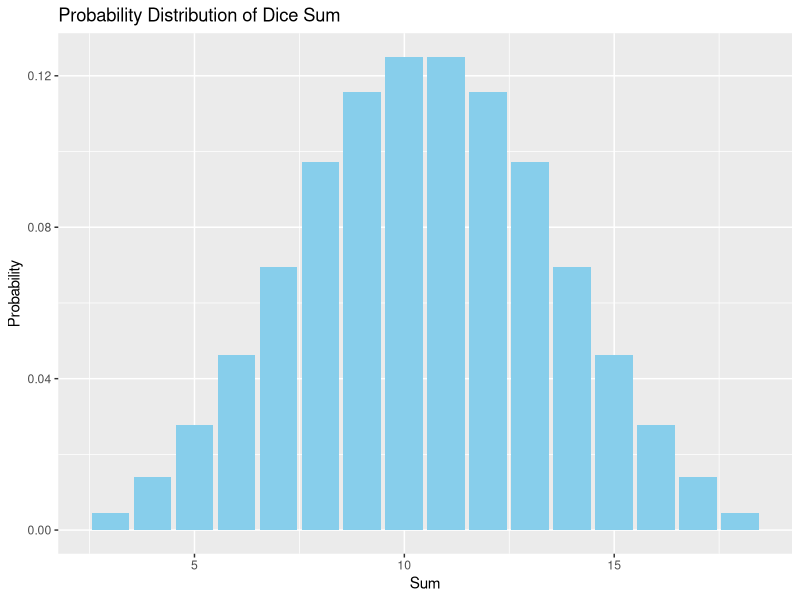
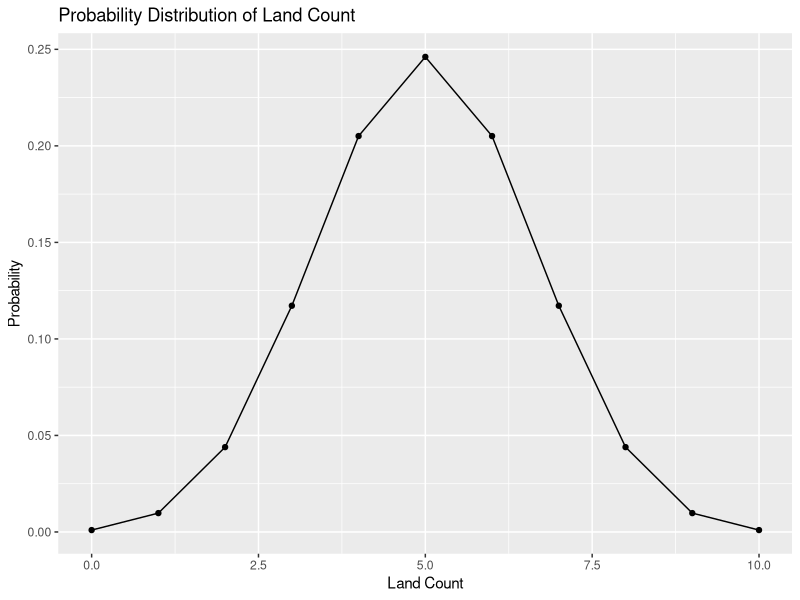
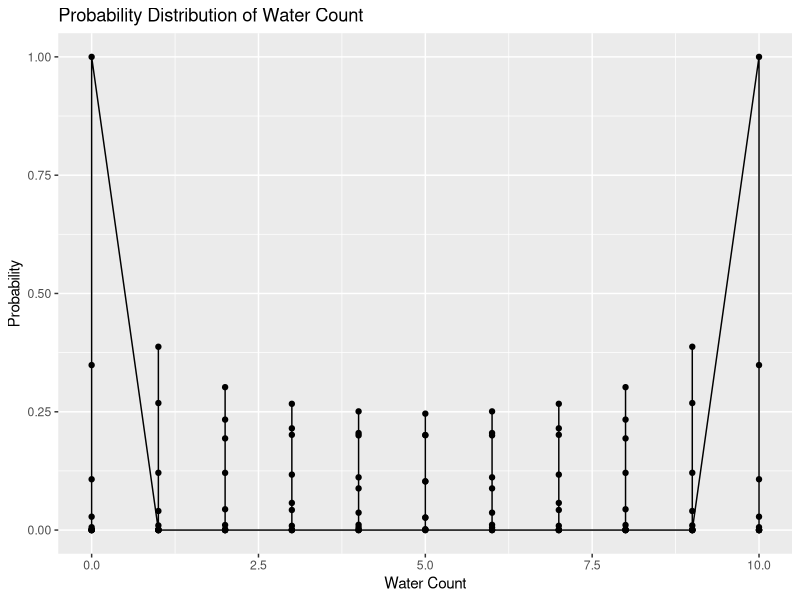

Recreate these plots in R, in order.
#Introduction to Bayesian Data Analysis - Assignment 1
#Ecem Nur Karagöz 

# load packages here
library(dplyr)

#Task Set 1
#For tasks 1.1-1.3, assume you throw 3 dice – normal dice with 6 sides each ;)

#Task 1.1
#Create a data frame with all possible combinations (outcomes) that can result
#from throwing all the dice. (Each row should represent one possible outcome.) 
#Print the first and last 10 rows of the data frame and 
#state how many possible outcomes there are.

# write code here
dice_values <- 1:6
all_combinations <- expand.grid(dice_values, dice_values, dice_values)
print(head(all_combinations, 10))  # First 10 rows of the data frame
print(tail(all_combinations, 10))  # Last 10 rows of the data frame

# Count total possible outcomes
total_outcomes <- nrow(all_combinations)
cat("Total possible outcomes:", total_outcomes, "\n")

#Task 1.2
#Create a data frame showing all possible sums that can result from throwing the three dice
#along with their probabilities. Report the results in a summary table (data frame) and a plot
#(visual graph).

#write code here
# Add a column for the sum of dice values
all_combinations$sum <- rowSums(all_combinations)

# Total number with their probabilities
sum_table <- all_combinations %>%
  group_by(sum) %>%
  summarise(count = n()) %>%
  mutate(probability = count / total_outcomes)

# Summary table
print(sum_table)

# Visual graph
library(ggplot2)
ggplot(sum_table, aes(x = sum, y = probability)) +
  geom_bar(stat = "identity", fill = "skyblue") +
  labs(x = "Sum", y = "Probability", title = "Probability Distribution of Dice Sum")

#Task 1.3
#Compute the probability that the sum is ≥ 10, given that at least one of the dice shows a 3.

# write code here
# Probability of at least one dice showing a 3
at_least_one_3 <- 1 - (5/6)^3

# Probability that the total is at least 10 and at least one dice rolls 3
prob_sum_at_least_10_given_3 <- sum_table %>%
  filter(sum >= 10) %>%
  summarise(probability = sum(probability))

# Print the result
cat("The probability of the sum being at least 10, if at least one dice shows a 3:", prob_sum_at_least_10_given_3$probability, "\n")

#Task Set 2
#For Task 2.1-2.3, assume you toss a globe 10 times, leading to either land or water.

#Task 2.1
#Compute the probability of all possible numbers of occurrence of land, given the candidate
#proportion of .5. Report the results in a summary table and a plot and indicate whether the
#plot shows a probability distribution or a likelihood function.

#write code here
L <- "land"
W <- "water"

compute_land_probabilities <- function(n, p) {
  land_counts <- 0:n
  probabilities <- dbinom(land_counts, n, p)
  return(data.frame(Land_Count = land_counts, Probability = probabilities))
}

# Given rate and number of tosses
p <- 0.5
n <- 10

# Calculate probabilities
land_probabilities <- compute_land_probabilities(n, p)

# Print the summary table
print(land_probabilities)

# Visualize probability distribution
ggplot(land_probabilities, aes(x = Land_Count, y = Probability)) +
  geom_point() +
  geom_line() +
  labs(x = "Land Count", y = "Probability", title = "Probability Distribution of Land Count")

#Task 2.2

#Assume you observe 7 water. Take the candidate proportions of land cp = 0, 0.1, 0.2, 0.3, 0.4,
#0.5, 0.6, 0.7, 0.8, 0.9, 1. For each of these candidates, compute the probability of observing 7
#water. Report the results in a summary table and a plot and indicate whether the plot shows
#a probability distribution or a likelihood function.

#write code here
# Calculate probabilities for each candidate proportion
compute_water_probabilities <- function(n, cp) {
  water_counts <- 0:n
  probabilities <- dbinom(water_counts, n, 1 - cp)
  return(data.frame(Water_Count = water_counts, Probability = probabilities))
}

# Number of observed water
observed_water <- 7

# Candidate proportions
candidate_proportions <- seq(0, 1, by = 0.1)

# Calculate probabilities
water_probabilities_list <- lapply(candidate_proportions, function(cp) {
  compute_water_probabilities(n, cp)
})

# Create a data frame
water_probabilities_df <- do.call(rbind, water_probabilities_list)

# Print the summary table
print(head(water_probabilities_df))

# Visualize probability distribution
ggplot(water_probabilities_df, aes(x = Water_Count, y = Probability)) +
  geom_point() +
  geom_line() + 
  labs(x = "Water Count", y = "Probability", title = "Probability Distribution of Water Count")

#Task 2.3
#For each candidate proportion of land, compute the probability of all possible number of occurrences
#of land. Report the results in a summary table, showing the probability distributions
#as columns and the likelihood functions as rows.

#write code here

# Function to compute probabilities for all candidate proportions
compute_land_probabilities_all_candidates <- function(n, candidate_proportions) {
  result <- list()
  
  for (cp in candidate_proportions) {
    land_counts <- 0:n
    probabilities <- dbinom(land_counts, n, cp)
    result[[as.character(cp)]] <- probabilities
  }
  
  return(result)
}

# Candidate proportions
candidate_proportions <- seq(0, 1, by = 0.1)

# Calculate probabilities
land_probabilities_all_candidates <- compute_land_probabilities_all_candidates(n, candidate_proportions)

# Summary table
summary_table <- as.data.frame(do.call(cbind, land_probabilities_all_candidates))
rownames(summary_table) <- 0:n
colnames(summary_table) <- paste("Proportion of Land =", candidate_proportions)

print(summary_table)

